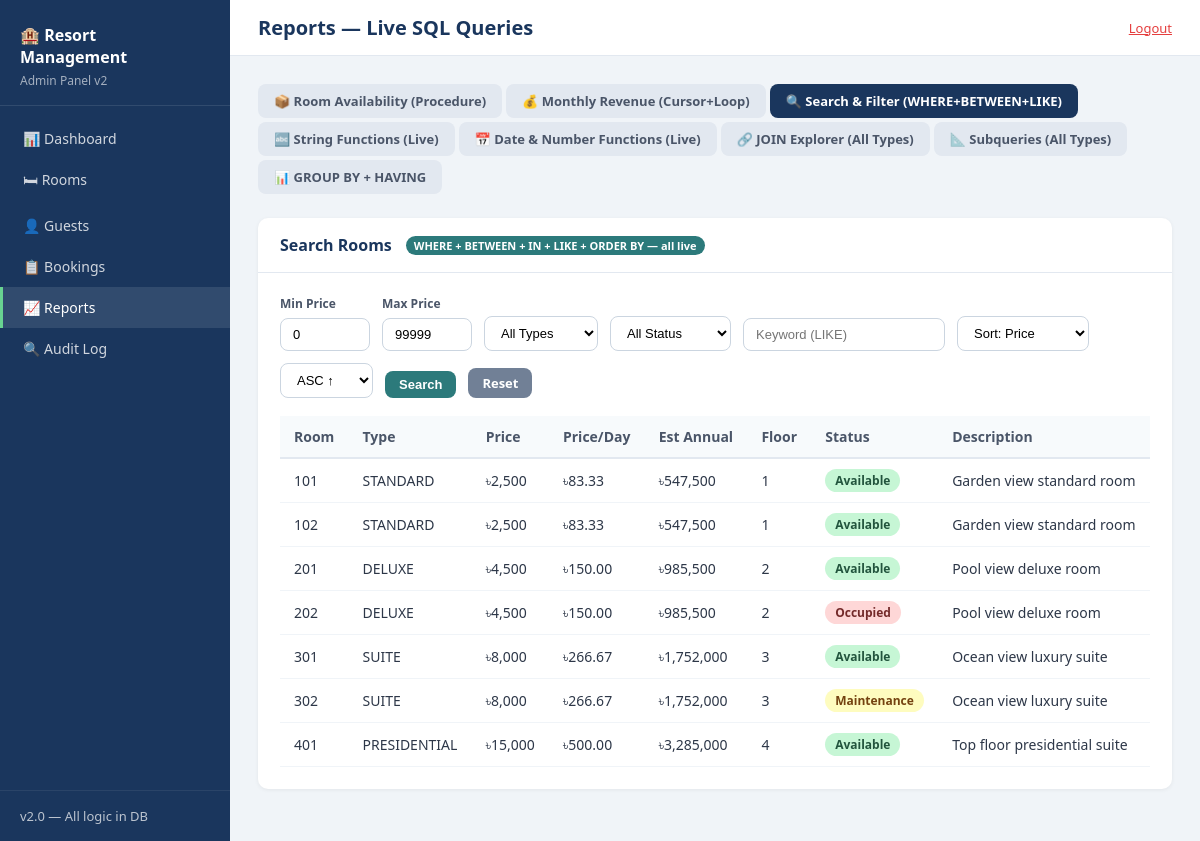
/reports.php?tab=search (signed in), run on the app's committed database.
### tables this page shows
CREATE TABLE IF NOT EXISTS rooms (
    room_id     INT AUTO_INCREMENT PRIMARY KEY,
    room_number VARCHAR(10)   NOT NULL UNIQUE,
    room_type   VARCHAR(50)   NOT NULL,
    price       DECIMAL(10,2) NOT NULL,
    status      VARCHAR(20)   DEFAULT 'available',
    floor_no    INT           DEFAULT 1,
    description VARCHAR(255),
    CHECK (status IN ('available','occupied','maintenance'))
);

### db_connect.php (called while the page is built, shortened)
<?php
function db_fetch_all($conn, $sql) {
    $result = mysqli_query($conn, $sql);
    $rows = [];
    while ($row = mysqli_fetch_assoc($result)) $rows[] = $row;
    return $rows;
}
?>

### reports.php (the view, shortened to what this page needs)
<?php
require_once 'db_connect.php';
$tab = $_GET['tab'] ?? 'availability';
$avail_result = [];
$avail_type   = clean($conn, $_GET['avail_type'] ?? 'ALL');
$search_results = [];
if ($tab === 'search') {
    $min_price = (float)($_GET['min_price'] ?? 0);
    $max_price = (float)($_GET['max_price'] ?? 99999);
    $sort      = in_array($_GET['sort']??'', ['price','room_number','floor_no']) ? $_GET['sort'] : 'price';
    $dir       = ($_GET['dir']??'ASC') === 'DESC' ? 'DESC' : 'ASC';
    $where = "WHERE price BETWEEN $min_price AND $max_price";
    $search_results = db_fetch_all($conn,
        "SELECT room_number, UPPER(room_type) AS room_type,
                price, status, floor_no,
                IFNULL(description,'No description') AS description,
                ROUND(price/30, 2) AS price_per_day,
                ROUND(price * 365 * 0.6, 0) AS est_annual_revenue
         FROM rooms $where ORDER BY $sort $dir");
}
?>
<!DOCTYPE html>
<html lang="en">
<head>
<link rel="stylesheet" href="style.css">
</head>
<body>
<div class="layout">
    <?php include 'sidebar.php'; ?>
    <div class="main">
        <div class="topbar">
            <h1>Reports — Live SQL Queries</h1>
            <div class="admin-info"><a href="logout.php" style="color:#e53e3e;">Logout</a></div>
        </div>
        <div class="content">
            <div class="tab-nav">
                <?php
                $tabs = [
                    'availability' => '📦 Room Availability (Procedure)',
                    'revenue'      => '💰 Monthly Revenue (Cursor+Loop)',
                    'search'       => '🔍 Search & Filter (WHERE+BETWEEN+LIKE)',
                    'strings'      => '🔤 String Functions (Live)',
                    'functions'    => '📅 Date & Number Functions (Live)',
                    'joins'        => '🔗 JOIN Explorer (All Types)',
                    'subqueries'   => '📐 Subqueries (All Types)',
                    'groupby'      => '📊 GROUP BY + HAVING',
                ];
                foreach ($tabs as $t => $label):
                ?>
                <a href="?tab=<?= $t ?>" class="<?= $tab===$t?'active':'' ?>"><?= $label ?></a>
                <?php endforeach; ?>
            </div>
            <?php if ($tab === 'availability'): ?>
            <div class="card">
                <div class="card-header"><h3>Room Availability <span class="db-badge">CALL sp_room_availability()</span></h3></div>
                <div class="card-body">
                    <form method="GET" class="filter-bar">
                        <input type="hidden" name="tab" value="availability">
                        <select name="avail_type">
                            <option <?= $avail_type==='ALL'?'selected':'' ?> value="ALL">All Types</option>
                            <?php foreach(['Standard','Deluxe','Suite','Presidential'] as $t): ?>
                            <option <?= $avail_type===$t?'selected':'' ?> value="<?= $t ?>"><?= $t ?></option>
                            <?php endforeach; ?>
                        </select>
                        <button class="btn btn-primary btn-sm">Run Procedure</button>
                    </form>
                    <div class="query-box">CALL sp_room_availability('<?= htmlspecialchars($avail_type) ?>');</div>
                    <div class="table-wrap"><table>
                        <thead><tr><th>Room Type</th><th>Total</th><th>Available</th><th>Occupied</th><th>Maintenance</th><th>Avg Price</th><th>Min Price</th><th>Max Price</th></tr></thead>
                        <tbody>
                        <?php foreach($avail_result as $r): ?>
                        <tr>
                            <td><?= htmlspecialchars($r['room_type']) ?></td>
                            <td><?= $r['total_rooms'] ?></td>
                            <td><span class="badge badge-success"><?= $r['available'] ?></span></td>
                            <td><span class="badge badge-danger"><?= $r['occupied'] ?></span></td>
                            <td><span class="badge badge-warning"><?= $r['under_maintenance'] ?></span></td>
                            <td>৳<?= number_format($r['avg_price'],2) ?></td>
                            <td>৳<?= number_format($r['min_price'],0) ?></td>
                            <td>৳<?= number_format($r['max_price'],0) ?></td>
                        </tr>
                        <?php endforeach; ?>
                        </tbody>
                    </table></div>
                </div>
            </div>
            <?php elseif ($tab === 'search'): ?>
            <div class="card">
                <div class="card-header"><h3>Search Rooms <span class="db-badge">WHERE + BETWEEN + IN + LIKE + ORDER BY — all live</span></h3></div>
                <div class="card-body">
                    <form method="GET" class="filter-bar" style="flex-wrap:wrap;">
                        <div class="form-group" style="margin:0;">
                            <label style="font-size:12px;">Min Price</label>
                            <input type="number" name="min_price" value="<?= $_GET['min_price']??0 ?>" style="width:90px;">
                        </div>
                        <div class="form-group" style="margin:0;">
                            <label style="font-size:12px;">Max Price</label>
                            <input type="number" name="max_price" value="<?= $_GET['max_price']??99999 ?>" style="width:90px;">
                        </div>
                        <select name="room_type">
                            <option value="">All Types</option>
                        </select>
                        <select name="s_status">
                            <option value="">All Status</option>
                        </select>
                        <input type="text" name="keyword" placeholder="Keyword (LIKE)" value="<?= htmlspecialchars($_GET['keyword']??'') ?>">
                        <select name="sort">
                            <?php foreach(['price'=>'Sort: Price','room_number'=>'Sort: Room No','floor_no'=>'Sort: Floor'] as $k=>$v): ?>
                            <option value="<?= $k ?>" <?= ($_GET['sort']??'')===$k?'selected':'' ?>><?= $v ?></option>
                            <?php endforeach; ?>
                        </select>
                        <select name="dir">
                            <option <?= ($_GET['dir']??'ASC')==='ASC'?'selected':'' ?> value="ASC">ASC ↑</option>
                        </select>
                        <button class="btn btn-primary btn-sm">Search</button>
                        <a href="?tab=search" class="btn btn-secondary btn-sm">Reset</a>
                    </form>
                    <div class="table-wrap"><table>
                        <thead><tr><th>Room</th><th>Type</th><th>Price</th><th>Price/Day</th><th>Est Annual</th><th>Floor</th><th>Status</th><th>Description</th></tr></thead>
                        <tbody>
                        <?php if(empty($search_results)): ?>
                        <tr><td colspan="8" style="text-align:center;color:#718096;">No rooms match your filters.</td></tr>
                        <?php else: foreach($search_results as $r): ?>
                        <tr>
                            <td><?= htmlspecialchars($r['room_number']) ?></td>
                            <td><?= htmlspecialchars($r['room_type']) ?></td>
                            <td>৳<?= number_format($r['price'],0) ?></td>
                            <td>৳<?= number_format($r['price_per_day'],2) ?></td>
                            <td>৳<?= number_format($r['est_annual_revenue'],0) ?></td>
                            <td><?= $r['floor_no'] ?></td>
                            <td><?php $bc=['available'=>'badge-success','occupied'=>'badge-danger','maintenance'=>'badge-warning']; ?>
                                <span class="badge <?= $bc[$r['status']]??'badge-gray' ?>"><?= ucfirst($r['status']) ?></span></td>
                            <td><?= htmlspecialchars($r['description']) ?></td>
                        </tr>
                        <?php endforeach; endif; ?>
                        </tbody>
                    </table></div>
                </div>
            </div>
            <?php endif; ?>
        </div>
    </div>
</div>
</body>
</html>

### style.css (style rules this page uses)
* { box-sizing: border-box; margin: 0; padding: 0; }
body { font-family: 'Segoe UI', Arial, sans-serif; background: #f0f4f8; color: #2d3748; font-size: 15px; }
.form-group { margin-bottom: 18px; }
.form-group label { display:block; margin-bottom:6px; font-weight:600; font-size:13px; color:#4a5568; }
.form-group input, .form-group select, .form-group textarea { width:100%; padding:10px 14px; border:1px solid #cbd5e0; border-radius:8px; font-size:14px; transition:border 0.2s; background:#fff; }
.btn { display:inline-block; padding:10px 22px; border:none; border-radius:8px; cursor:pointer; font-size:14px; font-weight:600; text-decoration:none; transition:opacity 0.2s; }
.btn-primary { background:#2c7a7b; color:#fff; }
.btn-secondary { background:#718096; color:#fff; }
.btn-sm { padding:6px 14px; font-size:13px; }
.db-badge { display:inline-block; background:#2c7a7b; color:#fff; font-size:11px; padding:2px 8px; border-radius:10px; font-weight:600; margin-left:8px; vertical-align:middle; }
.layout { display:flex; min-height:100vh; }
.main { flex:1; display:flex; flex-direction:column; }
.topbar { background:#fff; padding:14px 28px; display:flex; justify-content:space-between; align-items:center; border-bottom:1px solid #e2e8f0; }
.topbar h1 { font-size:20px; color:#1a365d; }
.topbar .admin-info { font-size:13px; color:#718096; }
.content { padding:28px; flex:1; }
.card { background:#fff; border-radius:10px; box-shadow:0 1px 4px rgba(0,0,0,0.06); margin-bottom:24px; overflow:hidden; }
.card-header { padding:16px 22px; border-bottom:1px solid #e2e8f0; display:flex; justify-content:space-between; align-items:center; flex-wrap:wrap; gap:8px; }
.card-header h3 { font-size:16px; color:#1a365d; display:flex; align-items:center; flex-wrap:wrap; gap:6px; }
.card-body { padding:22px; }
.table-wrap { overflow-x:auto; }
table { width:100%; border-collapse:collapse; font-size:14px; }
table th { background:#f7fafc; padding:11px 14px; text-align:left; font-weight:600; color:#4a5568; border-bottom:2px solid #e2e8f0; white-space:nowrap; }
table td { padding:10px 14px; border-bottom:1px solid #f0f4f8; vertical-align:middle; }
.badge { display:inline-block; padding:3px 10px; border-radius:12px; font-size:12px; font-weight:600; }
.badge-success { background:#c6f6d5; color:#22543d; }
.badge-warning { background:#fefcbf; color:#744210; }
.badge-danger { background:#fed7d7; color:#742a2a; }
.filter-bar { display:flex; gap:12px; flex-wrap:wrap; margin-bottom:18px; align-items:flex-end; }
.filter-bar input, .filter-bar select { padding:8px 12px; border:1px solid #cbd5e0; border-radius:8px; font-size:13px; background:#fff; }

### reports.php (style rules this page uses)
.tab-nav { display:flex; gap:4px; flex-wrap:wrap; margin-bottom:24px; }
.tab-nav a { padding:8px 16px; border-radius:8px; text-decoration:none; font-size:13px; font-weight:600; background:#e2e8f0; color:#4a5568; transition:all 0.15s; }
.tab-nav a.active { background:#1a365d; color:#fff; }

### data on the page
rooms: room_number "101", room_type "STANDARD", price "2,500", price_per_day "83.33", est_annual_revenue "547,500", floor_no "1", status "Available", description "Garden view standard room"
rooms: room_number "102", room_type "STANDARD", price "2,500", price_per_day "83.33", est_annual_revenue "547,500", floor_no "1", status "Available", description "Garden view standard room"
rooms: room_number "201", room_type "DELUXE", price "4,500", price_per_day "150.00", est_annual_revenue "985,500", floor_no "2", status "Available", description "Pool view deluxe room"
rooms: room_number "202", room_type "DELUXE", price "4,500", price_per_day "150.00", est_annual_revenue "985,500", floor_no "2", status "Occupied", description "Pool view deluxe room"
rooms: room_number "301", room_type "SUITE", price "8,000", price_per_day "266.67", est_annual_revenue "1,752,000", floor_no "3", status "Available", description "Ocean view luxury suite"
rooms: room_number "302", room_type "SUITE", price "8,000", price_per_day "266.67", est_annual_revenue "1,752,000", floor_no "3", status "Maintenance", description "Ocean view luxury suite"
rooms: room_number "401", room_type "PRESIDENTIAL", price "15,000", price_per_day "500.00", est_annual_revenue "3,285,000", floor_no "4", status "Available", description "Top floor presidential suite"

### other printed values
$label "📦 Room Availability (Procedure)"
$label "💰 Monthly Revenue (Cursor+Loop)"
$label "🔍 Search & Filter (WHERE+BETWEEN+LIKE)"
$label "🔤 String Functions (Live)"
$label "📅 Date & Number Functions (Live)"
$label "🔗 JOIN Explorer (All Types)"
$label "📐 Subqueries (All Types)"
$label "📊 GROUP BY + HAVING"
form field sort "Sort: Price"
